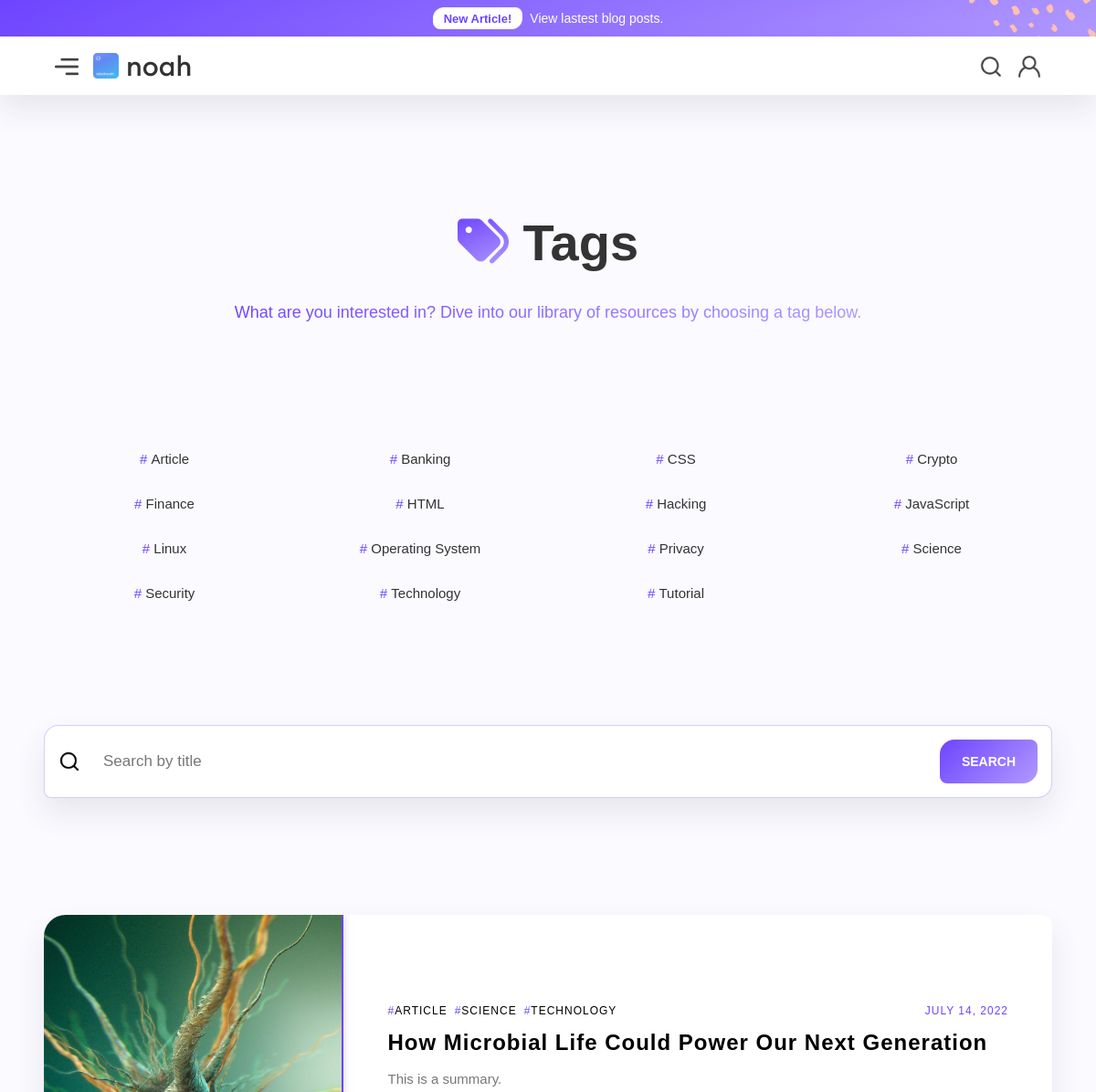
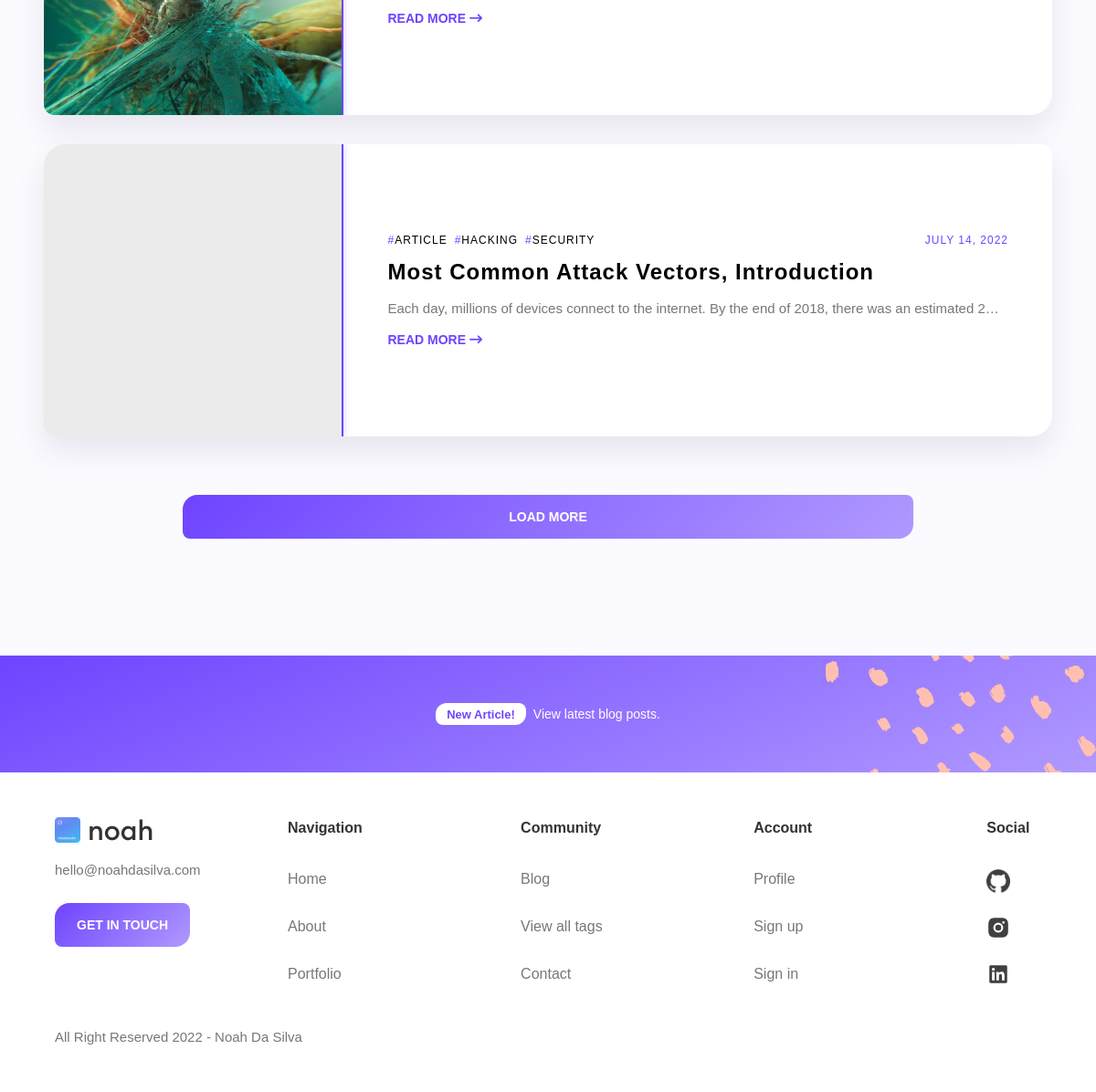
The app's page /tags/ with its own data (2 pictures, top to bottom).
### blog/models.py (models this page shows, shortened)
class Tag(models.Model):
    name = models.CharField(max_length=64, unique=True)
    slug = models.SlugField(max_length=64, unique=True, null=True, blank=True)
    special = models.CharField(max_length=1, default='#')
    description = models.TextField(max_length=512, default='Tag description.')
    class Meta:
        ordering = ['name']

class Post(models.Model):
    title = models.CharField(max_length=128, unique=True)
    slug = models.SlugField(max_length=128, unique=True, null=True, blank=True)
    author = models.ForeignKey(User, on_delete=models.CASCADE, related_name='post_author')
    author_plug = models.URLField(max_length=128, default='https://linktr.ee/ndasilva')
    image = models.ImageField(null=True, blank=True, upload_to='blog_images/')
    tags = models.CharField(max_length=255, default='blog')
    summary = models.TextField(max_length=512)
    content = RichTextField(blank=True, null=True)
    updated_on = models.DateTimeField(auto_now= True, blank=True)
    created_on = models.DateTimeField(auto_now_add=True, blank=True)
    likes = models.ManyToManyField(User, blank=True, related_name='post_likes')
    class Meta:
        ordering = ['-created_on']
    def get_tags(self):
        return self.tags.replace('[', '').replace(']', '').replace('\'', '').split(', ')

### blog/views.py (the view)
# urls.py: path('tags/', views.TagsView.as_view(), name="tags"),
class TagsView(ListView):
    model = Tag
    template_name = 'tags.html'
    def filter_by_title(self):
        title_filter = PostFilter(self.request.GET, queryset=Post.objects.all())
        return title_filter
    def get_context_data(self, **kwargs):
        context = super(TagsView, self).get_context_data(**kwargs)
        context['post_list'] = self.filter_by_title().qs
        context['tag_list'] = Tag.objects.all()
        context['title_filter'] = self.filter_by_title()
        return context

### blog/templates/tags.html (shortened to what this page needs)
{% extends 'base.html' %}
{% load static %}
{% load widget_tweaks %}
{% block content %}
<div class="hero-section wf-section">
  <div class="default-section-content">
    <div class="w-layout-grid hero-title-grid no-margin">
      <h1><span class="gradient-span fa900solid-span"></span> Tags</h1>
      <h2
        id="w-node-_436c44ce-9df1-9882-c4d4-b3ec2a7b2789-774ef4fc"
        class="hero-paragraph no-margin"
      >
        <span class="gradient-span"
          >What are you interested in? Dive into our library of resources by
          choosing a tag below.</span
        >
      </h2>
    </div>
  </div>
</div>
<div class="default-section wf-section">
  <div class="default-section-content">
    <div class="w-layout-grid tag-grid">
      {% for tag in tag_list %}
      <a href="{% url 'tag-detail' tag.slug %}" class="tag-link w-inline-block">
        <div class="tag-block">
          <div class="tag-purple"># </div>
          <div class="tag">{{ tag.name }}</div>
        </div>
      </a>
      {% endfor %}
    </div>
  </div>
</div>
<div class="default-section wf-section">
  <div class="default-section-content">
    <form action="#search" class="search-div w-form">
      <img
        src="{% static 'blog/img/search-img.png' %}"
        loading="lazy"
        alt=""
        class="search-icon"/>
      {% render_field title_filter.form.title class="search-bar w-input" id="search" max_length="128" placeholder="Search by title" %}
      <input type="submit" value="Search" class="search-btn w-button" />
    </form>
  </div>
</div>
<div class="anti-hero-section wf-section">
  <div class="default-section-content">
    {% if post_list %}
    <div
      id="w-node-_595394b4-9006-2f7c-6bcc-3e12ba97ca85-774ef4fc"
      class="w-layout-grid single-col-grid"
    >
      {% for post in post_list %}
      <a
        href="{% url 'blog-post' post.slug %}"
        class="blog-card w-inline-block"
      >
        <div
          class="blog-card-left"
          style="background-image: url({{ post.image.url }});"
        ></div>
        <div class="blog-card-right">
          <div class="top-wrapper">
            <div class="tag-flex start-justify">
              {% for tag in post.get_tags %}
              <div class="tag-block">
                <div class="hashtag-purple">#</div>
                <div class="hashtag">{{ tag }}</div>
              </div>
              {% endfor %}
            </div>
            <div class="hashtag-purple">
              {{ post.created_on|date:"F d, Y" }}
            </div>
          </div>
          <h3 class="card-heading">{{ post.title }}</h3>
          <div class="card-description">
            {{post.summary|truncatechars:100 }}<br />
          </div>
          <div class="arrow-btn-txt">
            Read more <span class="fa900solid-span"></span>
          </div>
        </div>
      </a>
      {% endfor %}
    </div>
    <div class="pagination-div">
      <a href="#" class="btn w-button">Load more</a>
    </div>
    {% else %}
    <div class="banner-content-div">
      <h2 class="h4-heading">This place is a void!</h2>
      <p>There are currently no posts published on the site.</p>
    </div>
    {% endif %}
  </div>
</div>
{% endblock %}

### main/static/blog/css/webflow.css (style rules this page uses)
* { -webkit-box-sizing: border-box; -moz-box-sizing: border-box; box-sizing: border-box; }
html { height: 100%; }
body { margin: 0; min-height: 100%; background-color: #fff; font-family: Arial, sans-serif; font-size: 14px; line-height: 20px; color: #333; }
img { max-width: 100%; vertical-align: middle; display: inline-block; }
.w-inline-block { max-width: 100%; display: inline-block; }
.w-button { display: inline-block; padding: 9px 15px; background-color: #3898EC; color: white; border: 0; line-height: inherit; text-decoration: none; cursor: pointer; border-radius: 0; }
input.w-button { -webkit-appearance: button; }
h1, h2, h3, h4, h5, h6 { font-weight: bold; margin-bottom: 10px; }
h1 { font-size: 38px; line-height: 44px; margin-top: 20px; }
h2 { font-size: 32px; line-height: 36px; margin-top: 20px; }
h3 { font-size: 24px; line-height: 30px; margin-top: 20px; }
.w-form { margin: 0 0 15px; }
.w-input, .w-select { display: block; width: 100%; height: 38px; padding: 8px 12px; margin-bottom: 10px; font-size: 14px; line-height: 1.428571429; color: #333333; vertical-align: middle; background-color: #ffffff; border: 1px solid #cccccc; }

### records on screen
Tag: name "Article"
Tag: name "Banking"
Tag: name "CSS"
Tag: name "Crypto"
Tag: name "Finance"
Tag: name "HTML"
Tag: name "Hacking"
Tag: name "JavaScript"
Tag: name "Linux"
Tag: name "Operating System"
Tag: name "Privacy"
Tag: name "Science"
Tag: name "Security"
Tag: name "Technology"
Tag: name "Tutorial"
Post: image (picture), get_tags "ARTICLE" "SCIENCE" "TECHNOLOGY", created_on "JULY 14, 2022", title "How Microbial Life Could Power Our Next Generation", summary "This is a summary."
Post: get_tags "ARTICLE" "HACKING" "SECURITY", created_on "JULY 14, 2022", title "Most Common Attack Vectors, Introduction", summary "Each day, millions of devices connect to the internet. By the end of 2018, there was an estimated 2…"
